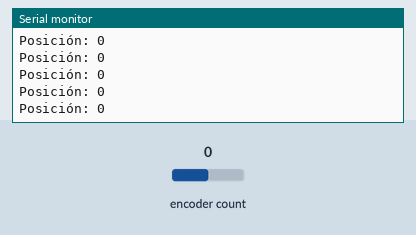
This sketch was run on a simulated Arduino Mega 2560, built with avr-gcc and run on an emulated ATmega2560. Parts: the last lines printed to the serial monitor. The test bench sets the inputs (shaded band); at power-on: encoder count 0.

Above: at 1.2 s.
1.3 s: encoder count set to 1
At 1.31 s:
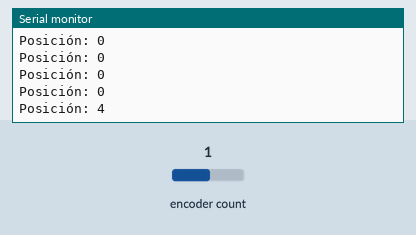
2.8 s: encoder count set to 2
At 2.81 s:
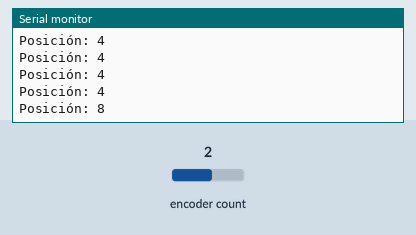
Timing chart, 0 to 5.8 s (numbered marks = the images above; inputs shaded):
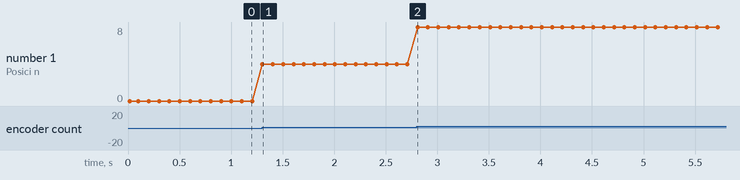

Measured:
- after the input at 1.3 s, the serial monitor: prints a new line at once (image 1)
- after the input at 2.8 s, the serial monitor: prints a new line at once (image 2)
- plotted number 1: 0 → 4 after the input at 1.3 s, 4 → 8 after the input at 2.8 s

The sketch:

Prueba2_Encoder.ino
```cpp
#include <Encoder.h>

// Define los pines a los que están conectados el A y B del encoder
#define ENCODER_PIN_A 39
#define ENCODER_PIN_B 41

// Crea una instancia del encoder
Encoder myEncoder(ENCODER_PIN_A, ENCODER_PIN_B);

void setup() {
  Serial.begin(9600);
  Serial.println("Iniciando...");
}

void loop() {
  // Lee la posición actual del encoder
  long position = myEncoder.read();

  // Imprime la posición en el monitor serial
  Serial.print("Posición: ");
  Serial.println(position);

  // Espera un poco antes de la próxima lectura
  delay(100);
}
```
